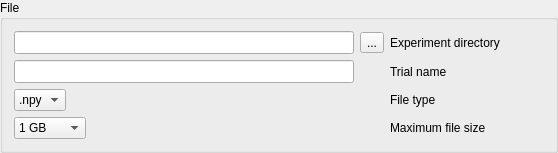
<?xml version="1.0" encoding="UTF-8"?>
<ui version="4.0">
 <class>FileGroupBox</class>
 <widget class="QGroupBox" name="FileGroupBox">
  <property name="geometry">
   <rect>
    <x>0</x>
    <y>0</y>
    <width>558</width>
    <height>140</height>
   </rect>
  </property>
  <property name="sizePolicy">
   <sizepolicy hsizetype="Maximum" vsizetype="Preferred">
    <horstretch>1</horstretch>
    <verstretch>0</verstretch>
   </sizepolicy>
  </property>
  <property name="title">
   <string>File</string>
  </property>
  <property name="flat">
   <bool>false</bool>
  </property>
  <layout class="QGridLayout" name="gridFile" columnstretch="0">
   <item row="0" column="0">
    <layout class="QFormLayout" name="formExp">
     <property name="sizeConstraint">
      <enum>QLayout::SetMinimumSize</enum>
     </property>
     <property name="fieldGrowthPolicy">
      <enum>QFormLayout::AllNonFixedFieldsGrow</enum>
     </property>
     <item row="0" column="0">
      <layout class="QGridLayout" name="gridExp" rowstretch="1" columnstretch="0,0" columnminimumwidth="0,0">
       <property name="sizeConstraint">
        <enum>QLayout::SetMinimumSize</enum>
       </property>
       <item row="0" column="0">
        <widget class="QLineEdit" name="lineExp">
         <property name="sizePolicy">
          <sizepolicy hsizetype="Expanding" vsizetype="Fixed">
           <horstretch>1</horstretch>
           <verstretch>0</verstretch>
          </sizepolicy>
         </property>
         <property name="minimumSize">
          <size>
           <width>340</width>
           <height>0</height>
          </size>
         </property>
         <property name="baseSize">
          <size>
           <width>126</width>
           <height>0</height>
          </size>
         </property>
         <property name="font">
          <font>
           <family>Courier</family>
          </font>
         </property>
         <property name="cursor">
          <cursorShape>IBeamCursor</cursorShape>
         </property>
         <property name="toolTip">
          <string>The directory where the recordings will be saved</string>
         </property>
         <property name="clearButtonEnabled">
          <bool>false</bool>
         </property>
        </widget>
       </item>
       <item row="0" column="1">
        <widget class="QToolButton" name="buttonBrowse">
         <property name="toolTip">
          <string>The directory where the recordings will be saved</string>
         </property>
         <property name="text">
          <string>...</string>
         </property>
        </widget>
       </item>
      </layout>
     </item>
     <item row="0" column="1">
      <widget class="QLabel" name="labelExp">
       <property name="sizePolicy">
        <sizepolicy hsizetype="Minimum" vsizetype="Preferred">
         <horstretch>0</horstretch>
         <verstretch>0</verstretch>
        </sizepolicy>
       </property>
       <property name="toolTip">
        <string>The directory where the recordings will be saved</string>
       </property>
       <property name="text">
        <string>Experiment directory</string>
       </property>
      </widget>
     </item>
     <item row="1" column="0">
      <widget class="QLineEdit" name="lineFileName">
       <property name="sizePolicy">
        <sizepolicy hsizetype="Expanding" vsizetype="Fixed">
         <horstretch>1</horstretch>
         <verstretch>0</verstretch>
        </sizepolicy>
       </property>
       <property name="minimumSize">
        <size>
         <width>340</width>
         <height>0</height>
        </size>
       </property>
       <property name="baseSize">
        <size>
         <width>0</width>
         <height>0</height>
        </size>
       </property>
       <property name="font">
        <font>
         <family>Courier</family>
        </font>
       </property>
       <property name="toolTip">
        <string>The name of the file(s) that will be saved during this acquisition session</string>
       </property>
      </widget>
     </item>
     <item row="1" column="1">
      <widget class="QLabel" name="labelFileName">
       <property name="sizePolicy">
        <sizepolicy hsizetype="Minimum" vsizetype="Preferred">
         <horstretch>0</horstretch>
         <verstretch>0</verstretch>
        </sizepolicy>
       </property>
       <property name="toolTip">
        <string>The name of the file(s) that will be saved during this acquisition session</string>
       </property>
       <property name="text">
        <string>Trial name</string>
       </property>
      </widget>
     </item>
     <item row="2" column="0">
      <widget class="QComboBox" name="comboFileType">
       <property name="toolTip">
        <string>The file type of saved recordings</string>
       </property>
       <item>
        <property name="text">
         <string>.npy</string>
        </property>
       </item>
       <item>
        <property name="text">
         <string>.hdf</string>
        </property>
       </item>
      </widget>
     </item>
     <item row="2" column="1">
      <widget class="QLabel" name="labelFileType">
       <property name="toolTip">
        <string>The file type of saved recordings</string>
       </property>
       <property name="text">
        <string>File type</string>
       </property>
      </widget>
     </item>
     <item row="3" column="1">
      <widget class="QLabel" name="labelMaxFileSize">
       <property name="toolTip">
        <string>New files will be created as the recording continues such that the maximum file is this size. Each file will be given the suffix _00N identifying the Nth chunk</string>
       </property>
       <property name="text">
        <string>Maximum file size</string>
       </property>
      </widget>
     </item>
     <item row="3" column="0">
      <widget class="QComboBox" name="comboFileSize">
       <property name="toolTip">
        <string>New files will be created as the recording continues such that the maximum file is this size. Each file will be given the suffix _00N identifying the Nth chunk</string>
       </property>
       <property name="currentIndex">
        <number>2</number>
       </property>
       <item>
        <property name="text">
         <string>250 MB</string>
        </property>
       </item>
       <item>
        <property name="text">
         <string>500 MB</string>
        </property>
       </item>
       <item>
        <property name="text">
         <string>1 GB</string>
        </property>
       </item>
       <item>
        <property name="text">
         <string>2 GB</string>
        </property>
       </item>
       <item>
        <property name="text">
         <string>4 GB</string>
        </property>
       </item>
      </widget>
     </item>
    </layout>
   </item>
  </layout>
 </widget>
 <resources/>
 <connections/>
</ui>
